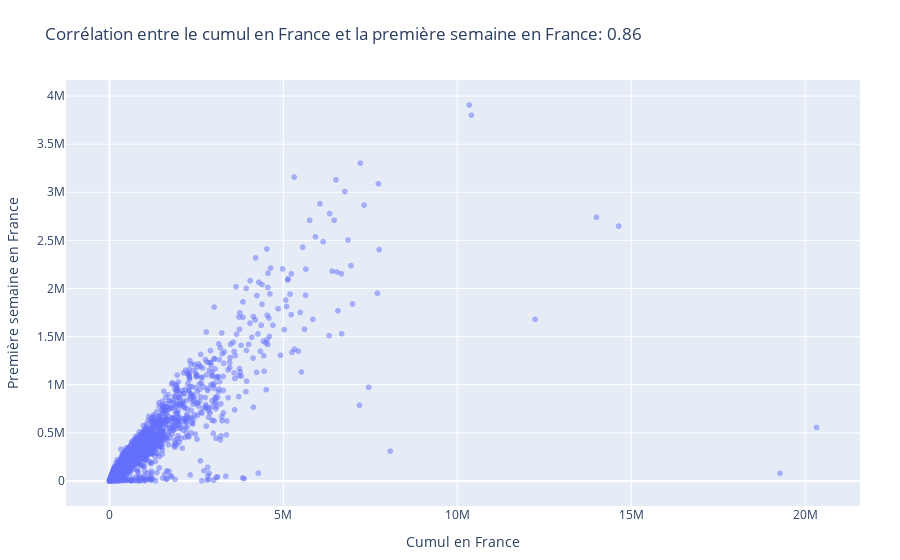

The notebook cell this image was saved under:
### Code cell
# Création d'un scatter plot avec Plotly, en inversant les axes

import plotly.express as px

fig = px.scatter(
    allocine, 
    x='cumul_france', 
    y='premiere_semaine_france',
    hover_data=['titre_original'],
    title=f'Corrélation entre le cumul en France et la première semaine en France: {correlation:.2f}',
    labels={'cumul_france': 'Cumul en France', 'premiere_semaine_france': 'Première semaine en France'},
    opacity=0.5
)

fig.update_layout(margin={'l': 40, 'b': 40, 't': 80, 'r': 40}, hovermode='closest')
fig.update_xaxes(showgrid=True, title='Cumul en France')
fig.update_yaxes(showgrid=True, title='Première semaine en France')
fig.show()

### Figure 1 — Plotly figure (JSON) as saved in the notebook; plotly's stock layout.template omitted (floating-point values rounded to 4 significant figures; data arrays with more than 128 entries replaced by an {"elided": "..."} marker saying what was removed)
{"data": [{"customdata": {"elided": "6390x1 mixed values"}, "hovertemplate": "Cumul en France=%{x}<br>Première semaine en France=%{y}<br>titre_original=%{customdata[0]}<extra></extra>", "legendgroup": "", "marker": {"color": "#636efa", "opacity": 0.5, "symbol": "circle"}, "mode": "markers", "name": "", "showlegend": false, "type": "scattergl", "x": {"elided": "6390 int values"}, "xaxis": "x", "y": {"elided": "6390 int values"}, "yaxis": "y"}], "layout": {"autosize": true, "hovermode": "closest", "legend": {"tracegroupgap": 0}, "margin": {"b": 40, "l": 40, "r": 40, "t": 80}, "title": {"text": "Corrélation entre le cumul en France et la première semaine en France: 0.86"}, "xaxis": {"anchor": "y", "autorange": true, "domain": [0, 1], "range": [-1192000.0, 21520000.0], "showgrid": true, "title": {"text": "Cumul en France"}, "type": "linear"}, "yaxis": {"anchor": "x", "autorange": true, "domain": [0, 1], "range": [-299400.0, 4206000.0], "showgrid": true, "title": {"text": "Première semaine en France"}, "type": "linear"}}}
